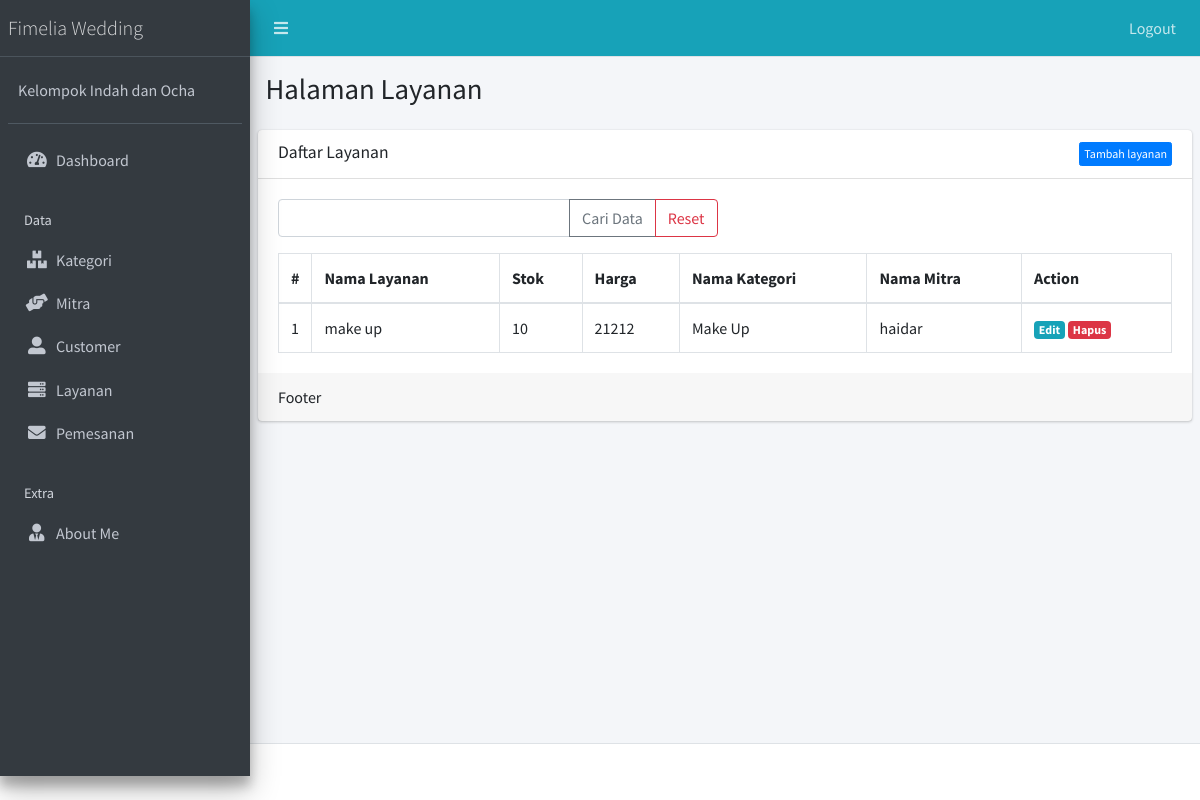
The app's page /public/layanan (signed in) with its own data.
### tables this page shows
CREATE TABLE `layanan` (
  `id_layanan` int(11) NOT NULL,
  `id_mitra` int(11) NOT NULL,
  `id_kategori` int(11) NOT NULL,
  `nama` varchar(255) NOT NULL,
  `stok` int(11) NOT NULL,
  `harga` int(11) NOT NULL
);

CREATE TABLE `kategori` (
  `id` int(11) NOT NULL,
  `nama_kategori` varchar(50) NOT NULL
);

CREATE TABLE `mitra` (
  `id_mitra` int(11) NOT NULL,
  `nama` varchar(255) NOT NULL,
  `alamat` varchar(255) NOT NULL,
  `email` varchar(255) NOT NULL,
  `telepon` varchar(255) NOT NULL
);

### app/core/Controller.php (called while the page is built, shortened)
<?php
class Controller{
	public function view($view, $data = [])
	{
		require_once '../app/views/' . $view . '.php';
	}
	public function model($model)
	{
		return new $model;
	}
}

### app/controllers/Layanan.php (called while the page is built, shortened)
<?php
class Layanan extends Controller {
	public function index()
	{
		$data['title'] = 'Daftar Layanan';
		$data['layanan'] = $this->model('LayananModel')->getAllLayanan();
		$this->view('layanan/index', $data);
	}
}

### app/core/App.php (called while the page is built, shortened)
<?php
class App{
	protected $method = 'index';
	protected $params = [];
	public function __construct(){
		$this->controller = new $this->controller;
		call_user_func_array([$this->controller, $this->method], $this->params);
	}
}

### public/index.php (called while the page is built, shortened)
<?php
$app = new App;

### app/core/Database.php (called while the page is built, shortened)
<?php
class Database{
	private $host = DB_HOST;
	private $user = DB_USER;
	private $pass = DB_PASS;
	private $dbnm = DB_NAME;
	private $dbh;
	private $stmt;
	public function __construct()
	{
		$dsn = 'mysql:host='. $this->host .';dbname='. $this->dbnm;
		$option = [
			PDO::ATTR_PERSISTENT => true,
			PDO::ATTR_ERRMODE => PDO::ERRMODE_EXCEPTION
		];
		try{
			$this->dbh = new PDO($dsn,$this->user,$this->pass, $option);
		}catch(PDOException $e){
			die($e->getMessage());
		}
	}
	public function query($query)
	{
		$this->stmt = $this->dbh->prepare($query);
	}
	public function execute()
	{
		$this->stmt->execute();
	}
	public function resultSet()
	{
		$this->execute();
		return $this->stmt->fetchAll(PDO::FETCH_ASSOC);
	}
}

### app/models/LayananModel.php (called while the page is built, shortened)
<?php
class LayananModel {
	private $db;
	public function __construct()
	{
		$this->db = new Database;
	}
	public function getAllLayanan()
	{
		$this->db->query("SELECT layanan.id_layanan as id_layanan, mitra.nama as nama_mitra, kategori.nama_kategori as kategori , layanan.nama as nama_layanan, layanan.stok as stok, layanan.harga as harga
        FROM `layanan` join mitra ON layanan.id_mitra = mitra.id_mitra join kategori ON layanan.id_kategori = kategori.id");
		return $this->db->resultSet();
	}
}

### app/views/layanan/index.php (the view, shortened to what this page needs)
  <div class="content-wrapper">
    <section class="content-header">
      <div class="container-fluid">
        <div class="row mb-2">
          <div class="col-sm-6">
            <h1>Halaman Layanan</h1>
          </div>
        </div>
      </div>
    </section>
    <section class="content">
      <div class="card">
        <div class="card-header">
          <h3 class="card-title"><?= $data['title'] ?></h3> <div class="btn-group float-right"><a href="<?= base_url; ?>/layanan/tambah" class="btn float-right btn-xs btn btn-primary">Tambah layanan</a></div>
        </div>
        <div class="card-body">
      <form action="<?= base_url; ?>/layanan/cari" method="post">
 <div class="row mb-3">
    <div class="col-lg-6">
      <div class="input-group">
        <input type="text" class="form-control" placeholder="" name="key" >
    <div class="input-group-append">
          <button class="btn btn-outline-secondary" type="submit">Cari Data</button>
          <a class="btn btn-outline-danger" href="<?= base_url; ?>/layanan" >Reset</a>
    </div>
  </div>
  </div>
</div>
    </form>
          <table class="table table-bordered">
                  <thead>
                    <tr>
                      <th style="width: 10px">#</th>
                      <th>Nama Layanan</th>
                      <th>Stok</th>
                      <th>Harga</th>
                      <th>Nama Kategori</th>
                      <th>Nama Mitra</th>
                      <th style="width: 150px">Action</th>
                    </tr>
                  </thead>
                  <tbody>
                  <?php $no=1; ?>
                    <?php foreach ($data['layanan'] as $row) :?>
                    <tr>
                      <td><?= $no; ?></td>
                      <td><?= $row['nama_layanan'];?></td>
                      <td><?= $row['stok'];?></td>
                      <td><?= $row['harga'];?></td>
                      <td><?= $row['kategori'];?></td>
                      <td><?= $row['nama_mitra'];?></td>
                      <td>
                        <a href="<?= base_url; ?>/layanan/edit/<?= $row['id_layanan'] ?>" class="badge badge-info">Edit</a> <a href="<?= base_url; ?>/layanan/hapus/<?= $row['id_layanan'] ?>" class="badge badge-danger" onclick="return confirm('Hapus data?');">Hapus</a>
                      </td>
                    </tr>
                    <?php $no++; endforeach; ?>
                  </tbody>
                </table>
        </div>
        <div class="card-footer">
          Footer
        </div>
      </div>
    </section>
  </div>

### records on screen
layanan: nama "make up", stok "10", harga "21212", id_kategori.nama_kategori "Make Up", id_mitra.nama "haidar"

### other values on screen
$data['title'] "Daftar Layanan"
